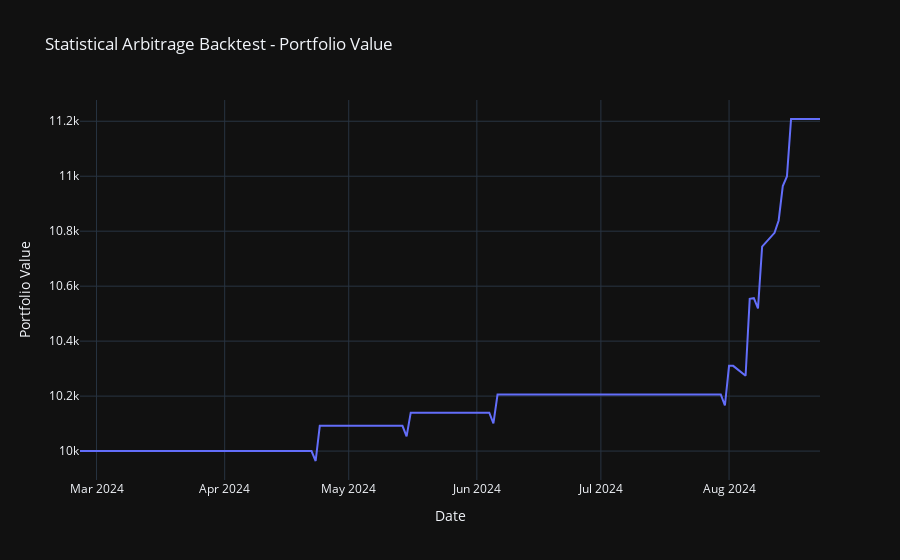
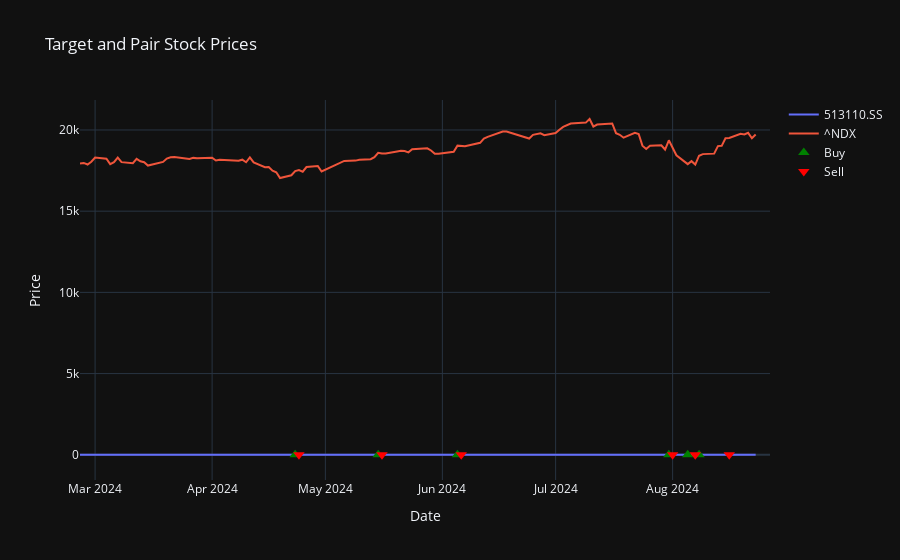
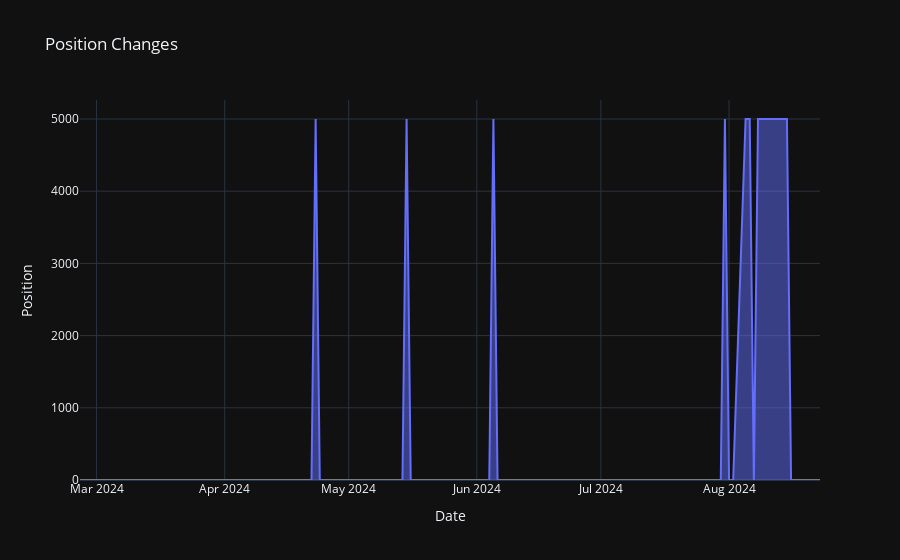
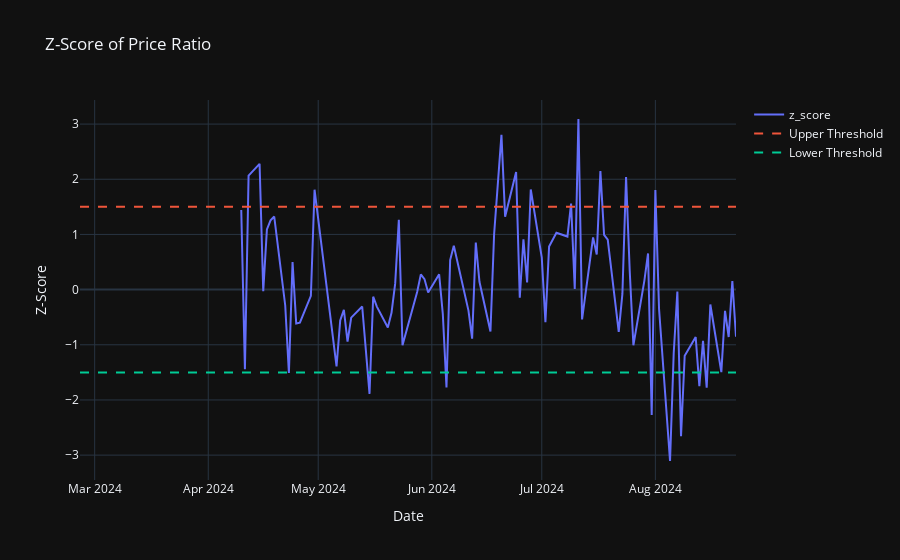

The cell these charts' notebook holds for them, in order:
### Code cell
# 从Excel文件读取数据
df = pd.read_excel('Stocks.xlsx', sheet_name='ETF')
df = df.astype(str)

# 转换为字典
stock_pairs = {row['Stock Symbol']: row['Target'].replace("'","").split(', ') for _, row in df.iterrows()}

for target_stock, potential_pairs in stock_pairs.items():
    print(f"Processing {target_stock}...")
    # 获取目标股票和潜在配对股票的数据
    all_stocks = [target_stock] + potential_pairs
    # stock_data = get_stock_data(all_stocks, start_date, end_date)
    stock_data = get_stock_data(all_stocks)
    # print(stock_data.tail(10))
    # 数据清洗，去除缺失值
    stock_data = stock_data.dropna()
    cointegration_threshold = 0.05
    pair_stock = pair_selection(stock_data, target_stock, cointegration_threshold)
    while len(pair_stock) == 0 and cointegration_threshold <= 0.5:
        cointegration_threshold += 0.05
        pair_stock = pair_selection(stock_data, target_stock, cointegration_threshold)
    if pair_stock == []:
        print(f"Cannot Find Pair Stock For {target_stock}!")
        continue
    
    print(f"Cointegration Threshold Used: {cointegration_threshold}")    
    window, threshold = find_best_params(stock_data, target_stock, pair_stock, initial_capital, transaction_cost, stop_loss, take_profit, max_position)
    # threshold = 2.0
    buy_signal, sell_signal, close_signal = generate_trading_signals(stock_data[target_stock], stock_data[pair_stock], window, threshold)
    # 回测策略并获取结果
    portfolio_values, positions, buy_dates, sell_dates = backtest(stock_data[target_stock], buy_signal, sell_signal, close_signal, initial_capital, transaction_cost, stop_loss, take_profit, max_position)
    # 可视化
    visualization(stock_data, target_stock, pair_stock, buy_dates, sell_dates, portfolio_values, positions, window, threshold)
